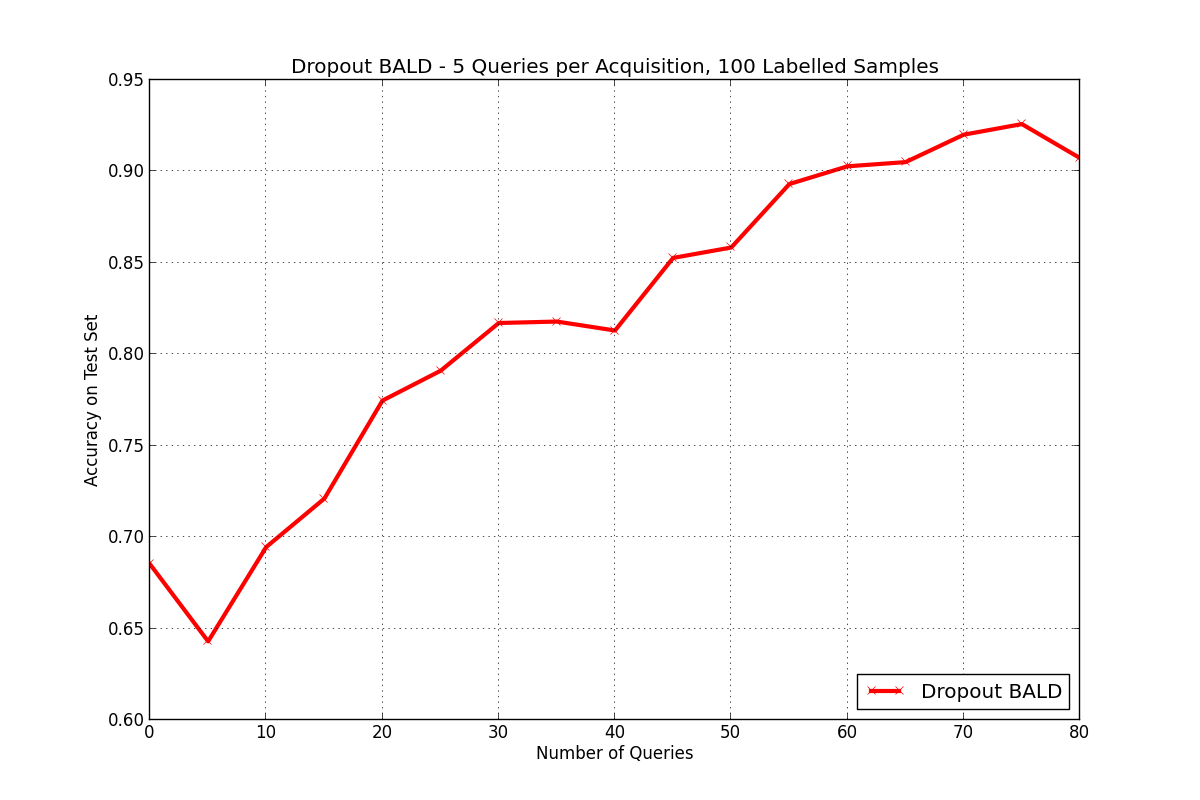

The Python source for this figure:
# http://www.scipy-lectures.org/intro/matplotlib/matplotlib.html
import numpy as np
import matplotlib.pyplot as plt
from pylab import *
from matplotlib import rc, rcParams
import matplotlib.dates as dates


Bald = np.load('BALD.npy')


Queries = np.arange(0, 85, 5)

plt.figure(figsize=(12, 8), dpi=80)

plt.plot(Queries, Bald, color="red", linewidth=3.0, marker='x', label="Dropout BALD" )


plt.xlabel('Number of Queries')
plt.ylabel('Accuracy on Test Set')
plt.title('Dropout BALD - 5 Queries per Acquisition, 100 Labelled Samples')
plt.grid()
# Set x limits
# plt.xlim(1000.0, 10000.0)
# plt.ylim(0.8, 1.0)
plt.legend(loc = 4)
plt.show()



  # plot(np.arange(100), tmpData, label=r'\textbf{Line 1}', linewidth=2)

  # ylabel(r'\textbf{Y-AXIS}', fontsize=20)
  # xlabel(r'\textbf{X-AXIS}', fontsize=20)
